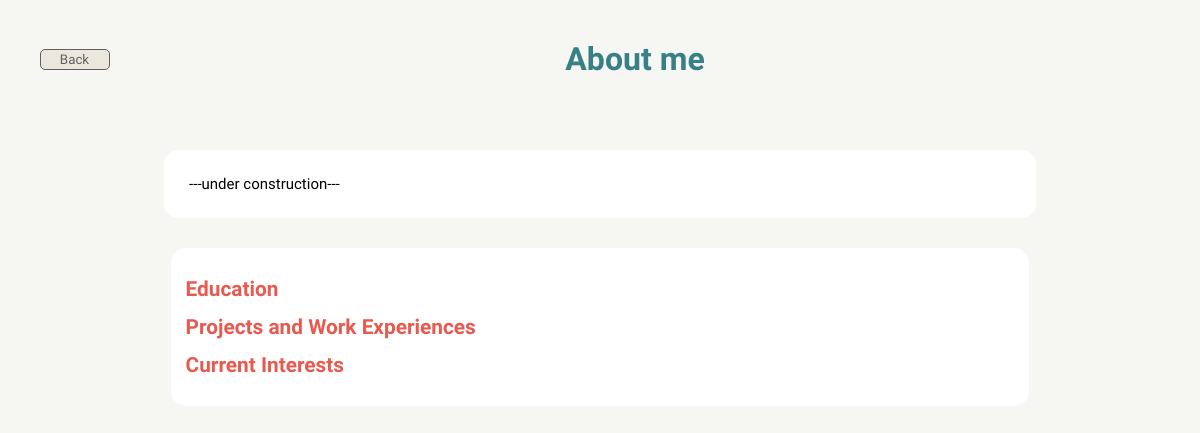
The app's page /aboutme/, older data.
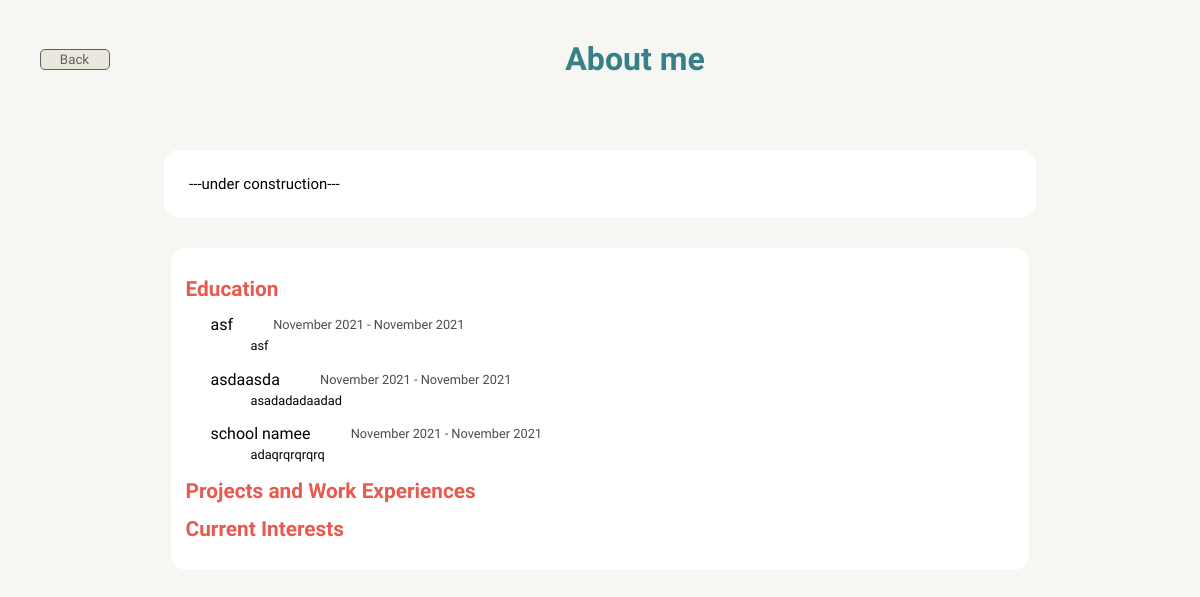
The same page, newer data.
### home/models.py (models this page shows, shortened)
class Education(models.Model):
    school_name = models.CharField(max_length=40)
    startdate = models.DateField()
    enddate = models.DateField()
    description = models.TextField()
    class Meta:
        ordering = ["-startdate"]

### home/views.py (the view)
# urls.py: path('aboutme/', views.aboutme, name='about'),
def aboutme(request):
    education = Education.objects.all()
    experience = Experiences.objects.all()
    currentinterest = CurrentInterests.objects.all()
    arg = {
        "education": education,
        "experience": experience,
        "currentinterest": currentinterest,
    }
    return render(request, "aboutme.html", arg)

### home/templates/aboutme.html (shortened to what this page needs)
{% load static %}
<!DOCTYPE html>
<html>
  <head>
    <link rel="stylesheet" href="{% static 'styleaboutme.css' %}" />
  </head>
  <div class="header">
    <a class="button_aboutme" href="{% url 'home' %}"
      ><button type="button">Back</button></a
    >
    <p class="title">About me</p>
  </div>
  <div class="top">
    <p class="opening">---under construction---</p>
  </div>
  <div class="foreground">
    <h1>Education</h1>
    {% for edu in education %}
    <dl>
      <div class="obj_title_and_date">
        <dt class="obj_title">{{edu.school_name}}</dt>
        <div class="obj_date">
          {{edu.startdate|date:"F Y"}} - {{edu.enddate|date:"F Y"}}
        </div>
      </div>
      <dd class="obj_description">{{edu.description}}</dd>
    </dl>
    {% endfor %}
    <h1>Projects and Work Experiences</h1>
    <h1>Current Interests</h1>
  </div>
</html>

### home/static/styleaboutme.css (style rules this page uses)
* { font-family: "Sora", sans-serif; }
.title { color: #388087; font-weight: bold; font-size: larger; width: 70%; margin-left: auto; margin-right: auto; text-align: center; top: 40px; font-size: 2rem; }
.opening { width: 70%; margin-left: auto; margin-right: auto; text-align: justify; top: 10px; position: relative; background-color: white; padding: 25px; border-radius: 15px; font-size: 15px; font-weight: lighter; }
.header { display: flex; align-items: center; }
.top { margin-top: 10px; padding: 5px; }
button { position: absolute; left: 45%; background-color: #eae7dc; color: #61605f; border: thin solid; position: relative; border-radius: 5px; padding: 2px; width: 70px; }
.foreground { position: relative; width: 70%; margin-left: auto; margin-right: auto; top: 20px; background-color: white; padding: 15px; border-radius: 15px; }
h1 { color: #e85a4f; font-weight: bold; font-size: 1.3rem; top: 6px; }
dt { font-weight: 500; }
dl { padding-left: 3%; margin-bottom: 2%; }
dl, dd { font-size: 0.9rem; font-weight: 300; }
dd { margin-bottom: 1em; }
.obj_title_and_date { display: flex; flex-wrap: nowrap; align-items: center; }
.obj_title { padding-right: 5%; font-size: 1rem; }
.obj_date { min-width: fit-content; font-size: 0.8rem; color: #4d4c4c; }
.obj_description { padding-top: 0.5%; font-size: 0.8rem; font-weight: 200; word-spacing: 0.1rem; }

Row changes from the older to the newer data that the page shows:
added Education: school_name "asf", startdate "November 2021", enddate "November 2021", description "asf"
added Education: school_name "asdaasda", startdate "November 2021", enddate "November 2021", description "asadadadaadad"
added Education: school_name "school namee", startdate "November 2021", enddate "November 2021", description "adaqrqrqrqrq"
